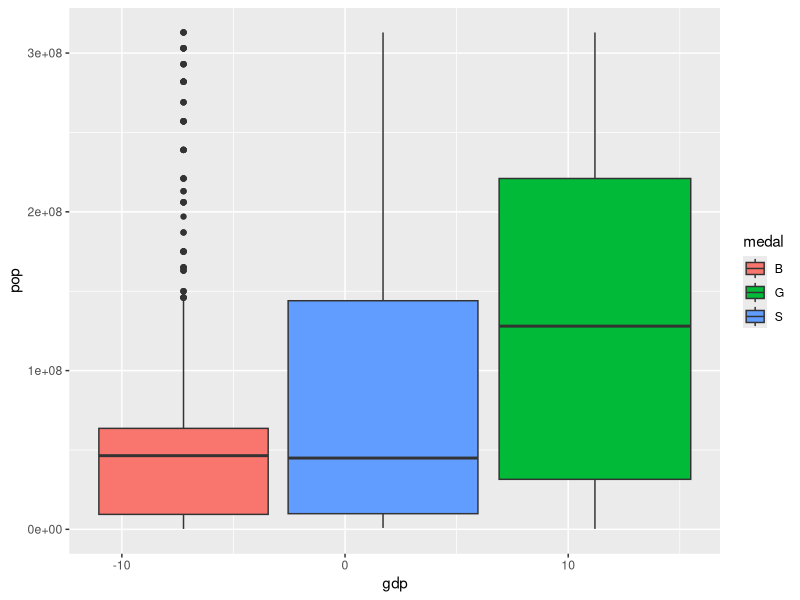
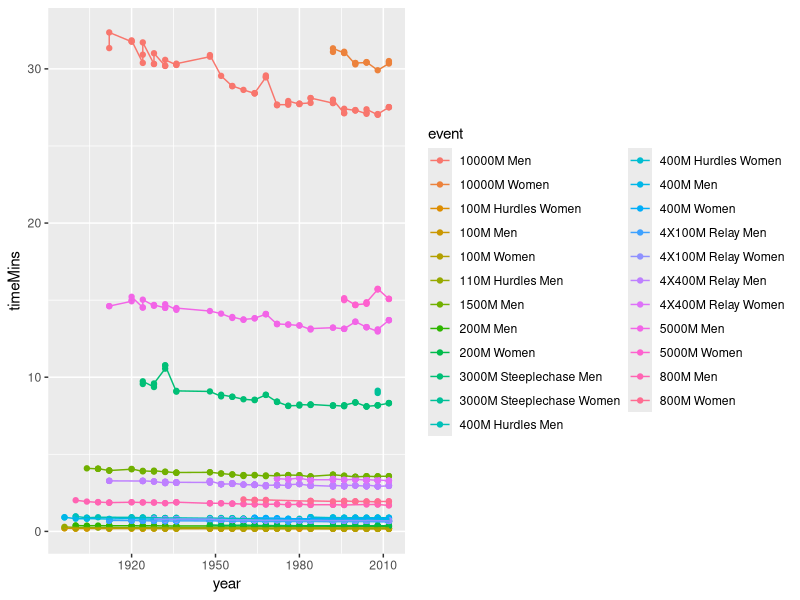

The R source for these figures, in order:
## ---- chunk 1
library(tidyverse)
## ---- chunk 2
data <- read.csv("final_data_noNA.csv") %>% select(-one_of("X"))
head(data)
## ---- chunk 3
# Filters out China and India because they have huge populations
ggplot(data=data %>% filter(pop < 1E+09)) + geom_boxplot(aes(x=gdp, y=pop, fill=medal))
## ---- chunk 4
ggplot(data=data) + geom_point(aes(x = year, y=timeMins, color = event)) + 
  geom_line(aes(x=year, y=timeMins, color=event))
